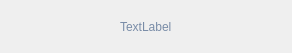
<?xml version="1.0" encoding="UTF-8"?>
<ui version="4.0">
 <class>SystemInquiryStyleOneContent</class>
 <widget class="QWidget" name="SystemInquiryStyleOneContent">
  <property name="geometry">
   <rect>
    <x>0</x>
    <y>0</y>
    <width>292</width>
    <height>53</height>
   </rect>
  </property>
  <property name="windowTitle">
   <string>Form</string>
  </property>
  <layout class="QHBoxLayout" name="horizontalLayout">
   <property name="spacing">
    <number>0</number>
   </property>
   <property name="leftMargin">
    <number>0</number>
   </property>
   <property name="topMargin">
    <number>15</number>
   </property>
   <property name="rightMargin">
    <number>0</number>
   </property>
   <property name="bottomMargin">
    <number>15</number>
   </property>
   <item>
    <spacer name="horizontalSpacer">
     <property name="orientation">
      <enum>Qt::Horizontal</enum>
     </property>
     <property name="sizeHint" stdset="0">
      <size>
       <width>116</width>
       <height>20</height>
      </size>
     </property>
    </spacer>
   </item>
   <item>
    <widget class="QLabel" name="detail">
     <property name="styleSheet">
      <string notr="true">font-size:12px;
font-family:&quot;Microsoft YaHei&quot;;
color:rgb(121, 140, 167);</string>
     </property>
     <property name="text">
      <string>TextLabel</string>
     </property>
     <property name="wordWrap">
      <bool>true</bool>
     </property>
    </widget>
   </item>
   <item>
    <spacer name="horizontalSpacer_2">
     <property name="orientation">
      <enum>Qt::Horizontal</enum>
     </property>
     <property name="sizeHint" stdset="0">
      <size>
       <width>115</width>
       <height>20</height>
      </size>
     </property>
    </spacer>
   </item>
  </layout>
 </widget>
 <resources/>
 <connections/>
</ui>
